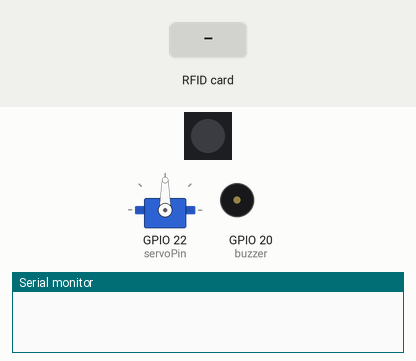
Simulated run of this sketch. Board: ESP32. Shown: 1 RGB LEDs in strip order, left to right, servo, buzzer (waves = sounding), the last lines printed to the serial monitor. The test bench sets the inputs (shaded band).

Above: at 1.2 s.
1.3 s: RFID card 5E 7A 19 C4 held to the reader
At 1.4 s:
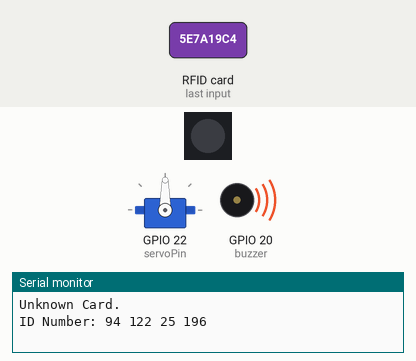
Timing chart, 0 to 4.3 s (numbered marks = the images above; inputs shaded):
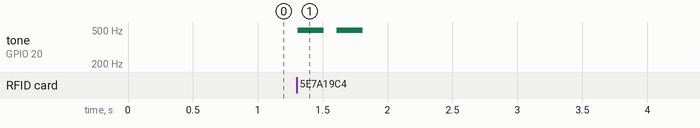

The sketch:

rfid_smart_door_v1.ino
```cpp
#include <SPI.h>
#include <MFRC522.h>
#include <Servo.h>
#include <Adafruit_NeoPixel.h>
//Define libraries.

#define RST_PIN    26
#define SS_PIN     17
#define servoPin   22
#define PIN        6
#define NUMPIXELS  1
#define buzzer     20
//define pins of servo,buzzer,neopixel and rfid.

Adafruit_NeoPixel pixels(NUMPIXELS, PIN, NEO_GRB + NEO_KHZ800);
Servo motor;
MFRC522 rfid(SS_PIN, RST_PIN);

int ID[4];

void setup() {
  pixels.begin();
  motor.attach(servoPin);
  Serial.begin(9600);
  SPI.begin();
  rfid.PCD_Init();
  pinMode(buzzer, OUTPUT);
}

void loop()
{
  pixels.clear();
  if ( ! rfid.PICC_IsNewCardPresent())
    return;
  if ( ! rfid.PICC_ReadCardSerial())
    return;

  if
  (
    rfid.uid.uidByte[0] == ID[0] &&
    rfid.uid.uidByte[1] == ID[1] &&
    rfid.uid.uidByte[2] == ID[2] &&
    rfid.uid.uidByte[3] == ID[3] )
  {
    Serial.println("Door Opened.");
    printid();
    tone(buzzer,523);
    delay(200);
    noTone(buzzer);
    delay(100);
    tone(buzzer,523);
    delay(200);
    noTone(buzzer);
    pixels.setPixelColor(0, pixels.Color(0, 250, 0));
    delay(200);
    pixels.show();
    pixels.setPixelColor(0, pixels.Color(0, 0, 0));
    delay(200);
    pixels.show();
    motor.write(180);
    delay(2000);
    motor.write(0);
    delay(1000);
    //RGB LED turns green and the door opens thanks to the servo motor if the correct card is read to the sensor.
    }
  else
    {
      Serial.println("Unknown Card.");
      printid();
      tone(buzzer,494);
      delay(200);
      noTone(buzzer);
      delay(100);
      tone(buzzer,494);
      delay(200);
      noTone(buzzer);
      pixels.setPixelColor(0, pixels.Color(250, 0, 0));
      delay(100);
      pixels.show();
      pixels.setPixelColor(0, pixels.Color(0, 0, 0));
      delay(100);
      pixels.show();
      //RGB LED turns red and the door does not open if the wrong card is read to the sensor
    }
  rfid.PICC_HaltA();
}
void printid()
{
  Serial.print("ID Number: ");
  for(int x = 0; x < 4; x++){
    Serial.print(rfid.uid.uidByte[x]);
    Serial.print(" ");
  }
  Serial.println("");
}
```

Measured:
- after the input at 1.3 s, tone on GPIO 20 (buzzer): alternates 494 Hz for 0.20 s and silent for 0.10 s, 4 changes in all, then stays silent, starting at once
